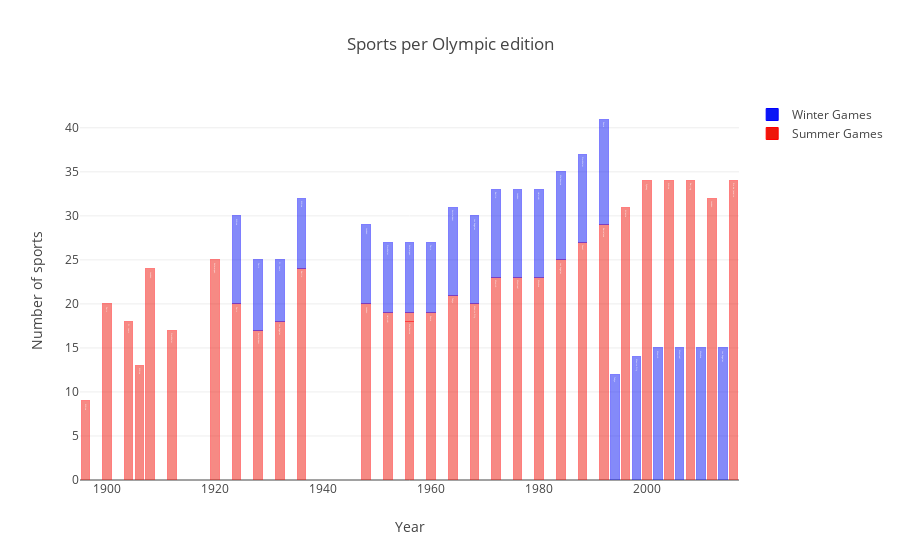

Notebook cell for this chart:
### Code cell
dfS = df[df['Season']=='Summer']; dfW = df[df['Season']=='Winter']

traceS = go.Bar(
    x = dfS['Year'],y = dfS['Sports'],
    name="Summer Games",
     marker=dict(
                color='rgb(238,23,11)',
                line=dict(
                    color='red',
                    width=1),
                opacity=0.5,
            ),
    text= dfS['City'],
)
traceW = go.Bar(
    x = dfW['Year'],y = dfW['Sports'],
    name="Winter Games",
    marker=dict(
                color='rgb(11,23,245)',
                line=dict(
                    color='blue',
                    width=1),
                opacity=0.5,
            ),
    text=dfS['City']
)

data = [traceS, traceW]
layout = dict(title = 'Sports per Olympic edition',
          xaxis = dict(title = 'Year', showticklabels=True), 
          yaxis = dict(title = 'Number of sports'),
          hovermode = 'compare',
          barmode='stack'
         )
fig = dict(data=data, layout=layout)
iplot(fig, filename='events-sports1')

### Figure 1 — Plotly figure (JSON) as saved in the notebook; plotly's stock layout.template omitted (floating-point values rounded to 4 significant figures)
{"data": [{"marker": {"color": "rgb(238,23,11)", "line": {"color": "red", "width": 1}, "opacity": 0.5}, "name": "Summer Games", "text": ["Athina", "Paris", "St. Louis", "Athina", "London", "Stockholm", "Antwerpen", "Paris", "Amsterdam", "Los Angeles", "Berlin", "London", "Helsinki", "Melbourne", "Stockholm", "Roma", "Tokyo", "Mexico City", "Munich", "Montreal", "Moskva", "Los Angeles", "Seoul", "Barcelona", "Atlanta", "Sydney", "Athina", "Beijing", "London", "Rio de Janeiro"], "type": "bar", "x": [1896, 1900, 1904, 1906, 1908, 1912, 1920, 1924, 1928, 1932, 1936, 1948, 1952, 1956, 1956, 1960, 1964, 1968, 1972, 1976, 1980, 1984, 1988, 1992, 1996, 2000, 2004, 2008, 2012, 2016], "y": [9, 20, 18, 13, 24, 17, 25, 20, 17, 18, 24, 20, 19, 18, 1, 19, 21, 20, 23, 23, 23, 25, 27, 29, 31, 34, 34, 34, 32, 34]}, {"marker": {"color": "rgb(11,23,245)", "line": {"color": "blue", "width": 1}, "opacity": 0.5}, "name": "Winter Games", "text": ["Athina", "Paris", "St. Louis", "Athina", "London", "Stockholm", "Antwerpen", "Paris", "Amsterdam", "Los Angeles", "Berlin", "London", "Helsinki", "Melbourne", "Stockholm", "Roma", "Tokyo", "Mexico City", "Munich", "Montreal", "Moskva", "Los Angeles", "Seoul", "Barcelona", "Atlanta", "Sydney", "Athina", "Beijing", "London", "Rio de Janeiro"], "type": "bar", "x": [1924, 1928, 1932, 1936, 1948, 1952, 1956, 1960, 1964, 1968, 1972, 1976, 1980, 1984, 1988, 1992, 1994, 1998, 2002, 2006, 2010, 2014], "y": [10, 8, 7, 8, 9, 8, 8, 8, 10, 10, 10, 10, 10, 10, 10, 12, 12, 14, 15, 15, 15, 15]}], "layout": {"barmode": "stack", "hovermode": "compare", "title": "Sports per Olympic edition", "xaxis": {"showticklabels": true, "title": "Year"}, "yaxis": {"title": "Number of sports"}}}
